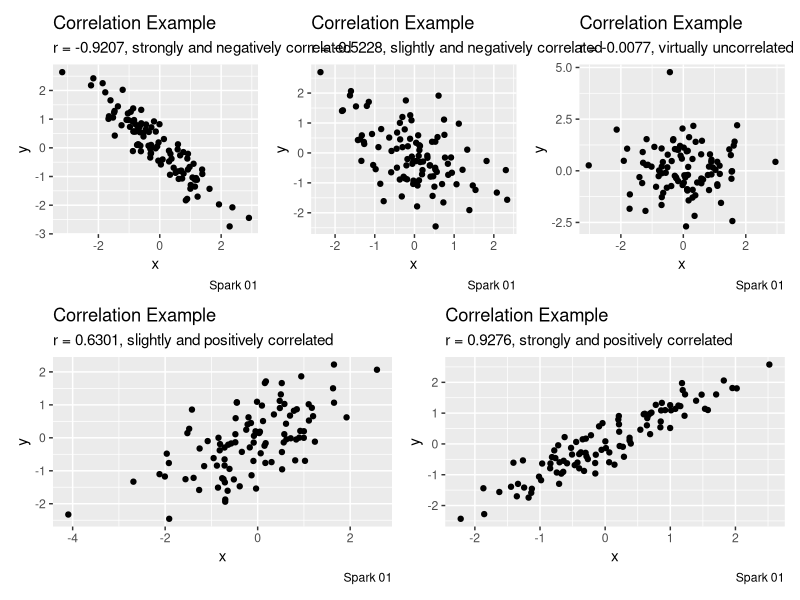
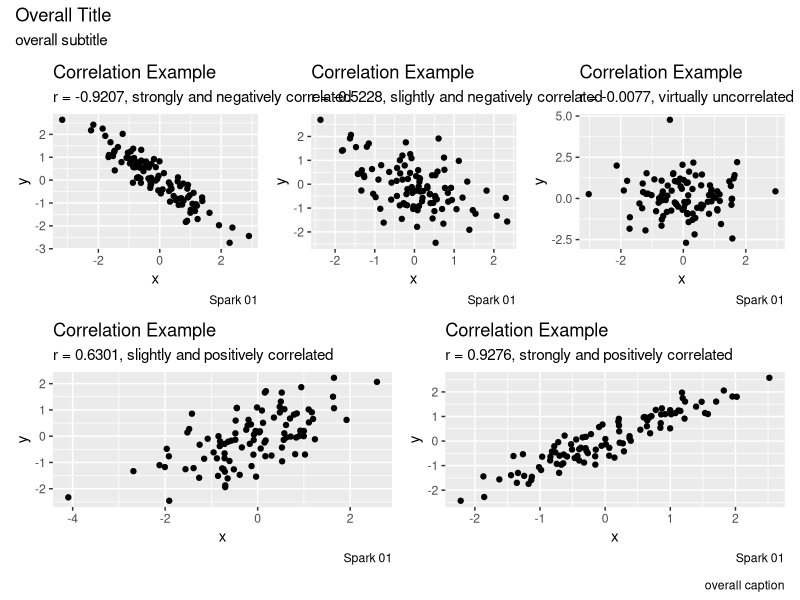

These charts were generated, in order, by the following R code:
## ---- chunk 1
library("patchwork")
library("tidyverse")

correlatedValues = function(x, r = 0.9){
  r2 = r**2
  ve = 1-r2
  SD = sqrt(ve)
  e  = rnorm(length(x), mean=0, sd=SD)
  y  = r*x + e
  return(y)
}
## ---- chunk 2
x <- rnorm(100, mean = 0, sd = 1)
y <- correlatedValues(x, r = -0.9)

cor_value <- cor(x,y, use = "pairwise.complete.obs")

df_for_graph <- data.frame(x,y)
p1 <- df_for_graph |>
  ggplot(aes(x = x, y = y)) +
  geom_point() +
  labs(title = "Correlation Example",
       subtitle = paste0("r = ", round(cor_value, 4), 
                         ", strongly and negatively correlated"),
       caption = "Spark 01")
## ---- chunk 3
x <- rnorm(100, mean = 0, sd = 1)
y <- correlatedValues(x, r = -0.5)

cor_value <- cor(x,y, use = "pairwise.complete.obs")

df_for_graph <- data.frame(x,y)
p2 <- df_for_graph |>
  ggplot(aes(x = x, y = y)) +
  geom_point() +
  labs(title = "Correlation Example",
       subtitle = paste0("r = ", round(cor_value, 4), 
                         ", slightly and negatively correlated"),
       caption = "Spark 01")
## ---- chunk 4
x <- rnorm(100, mean = 0, sd = 1)
y <- correlatedValues(x, r = 0)

cor_value <- cor(x,y, use = "pairwise.complete.obs")

df_for_graph <- data.frame(x,y)
p3 <- df_for_graph |>
  ggplot(aes(x = x, y = y)) +
  geom_point() +
  labs(title = "Correlation Example",
       subtitle = paste0("r = ", round(cor_value, 4), 
                         ", virtually uncorrelated"),
       caption = "Spark 01")
## ---- chunk 5
x <- rnorm(100, mean = 0, sd = 1)
y <- correlatedValues(x, r = 0.5)

cor_value <- cor(x,y, use = "pairwise.complete.obs")

df_for_graph <- data.frame(x,y)
p4 <- df_for_graph |>
  ggplot(aes(x = x, y = y)) +
  geom_point() +
  labs(title = "Correlation Example",
       subtitle = paste0("r = ", round(cor_value, 4), 
                         ", slightly and positively correlated"),
       caption = "Spark 01")
## ---- chunk 6
x <- rnorm(100, mean = 0, sd = 1)
y <- correlatedValues(x, r = 0.9)

cor_value <- cor(x,y, use = "pairwise.complete.obs")

df_for_graph <- data.frame(x,y)
p5 <- df_for_graph |>
  ggplot(aes(x = x, y = y)) +
  geom_point() +
  labs(title = "Correlation Example",
       subtitle = paste0("r = ", round(cor_value, 4), 
                         ", strongly and positively correlated"),
       caption = "Spark 01")
## ---- chunk 7
#patchwork
(p1 + p2 + p3) / (p4 + p5)
## ---- chunk 8
overall_plot <- (p1 + p2 + p3) / (p4 + p5)

overall_plot + plot_annotation(
  title = "Overall Title",
  subtitle = "overall subtitle",
  caption = "overall caption"
)
